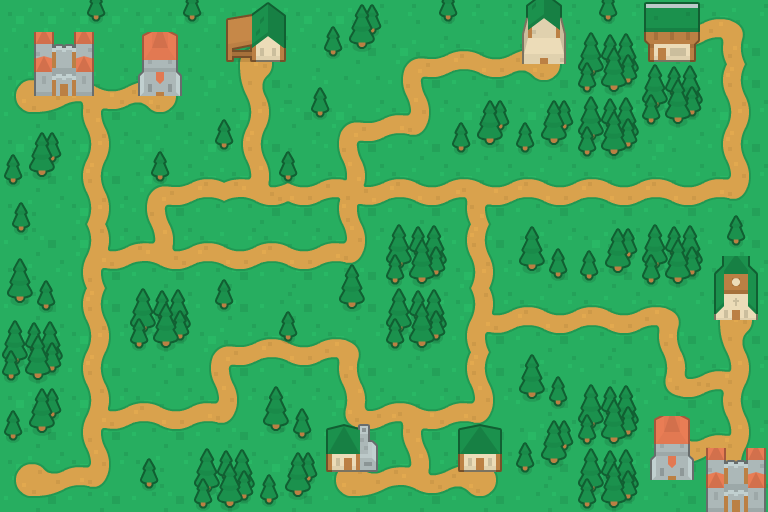

The image is a tile-based game level rendered from a .tmx file. Its description and complete source (layers, tilesets, objects, tile grids) follow:
An orthogonal 24x16 tile map with 32x32 px tiles, 2 tile layers (Tile Layer 1, Tile Layer 2).

<map version="1.5" tiledversion="1.7.2" orientation="orthogonal" renderorder="right-down" width="24" height="16" tilewidth="32" tileheight="32" infinite="0" nextlayerid="7" nextobjectid="1">
 <tileset firstgid="1" source="squareTileset.tsx" />
 <layer id="1" name="Tile Layer 1" width="24" height="16">
  <data encoding="csv">
57,57,57,57,57,57,57,57,57,57,58,58,58,58,58,58,58,58,58,58,405,406,237,238,
112,112,112,112,112,112,112,411,412,112,113,113,234,235,72,73,240,241,726,727,460,461,292,293,
405,406,78,79,240,241,57,466,467,58,112,112,289,290,127,128,295,296,781,782,726,727,124,125,
460,461,133,134,295,296,112,69,70,113,234,235,402,403,723,724,723,724,726,727,781,782,69,70,
57,58,69,70,57,58,57,124,125,58,289,290,457,458,778,779,778,779,781,782,57,58,124,125,
112,113,124,125,234,235,72,81,82,73,75,76,72,73,78,79,72,73,72,73,72,73,402,403,
57,58,69,70,289,290,127,136,137,128,130,131,127,128,133,134,127,128,127,128,127,128,457,458,
112,113,246,247,81,82,72,73,72,73,402,403,112,113,124,125,112,113,112,113,112,113,112,113,
57,58,301,302,136,137,127,128,127,128,457,458,57,58,69,70,57,58,57,58,57,58,57,58,
112,113,124,125,112,113,112,113,112,113,112,113,112,113,246,247,72,73,72,73,237,238,411,412,
57,58,69,70,57,58,234,235,72,73,237,238,57,58,301,302,127,128,127,128,292,293,466,467,
112,113,124,125,112,113,289,290,127,128,292,293,112,113,124,125,112,113,112,113,399,400,243,244,
57,58,246,247,72,73,402,403,57,58,399,400,78,79,402,403,57,58,57,58,454,455,298,299,
112,113,301,302,127,128,457,458,112,113,454,455,133,134,457,458,112,113,112,113,405,406,243,244,
405,406,402,403,57,58,57,58,57,58,405,406,81,82,240,241,57,58,57,58,460,461,298,299,
460,461,457,458,112,113,112,113,112,113,460,461,136,137,295,296,112,113,112,113,112,113,57,58
</data>
 </layer>
 <layer id="5" name="Tile Layer 2" width="24" height="16">
  <data encoding="csv">
0,0,625,626,0,625,626,1074,1075,0,723,724,0,625,626,0,490,491,625,626,432,433,0,0,
0,160,161,0,157,158,0,1129,1130,0,778,779,0,0,0,0,438,439,0,0,487,488,0,0,
0,270,271,0,267,268,0,0,0,570,571,0,0,0,0,0,0,0,0,0,0,0,0,0,
0,0,0,0,0,0,570,571,0,625,626,0,0,0,0,0,0,0,0,0,0,0,0,0,
723,724,0,0,570,571,625,626,570,571,0,0,0,0,0,0,0,0,0,0,0,0,0,0,
778,779,0,0,625,626,0,0,625,626,0,0,0,0,0,0,0,0,0,0,0,0,0,0,
717,718,0,0,0,0,0,0,0,0,0,0,0,0,0,0,0,0,0,0,0,0,570,571,
772,773,0,0,0,0,0,0,0,0,0,0,726,727,0,0,720,721,723,724,726,727,625,626,
720,721,0,0,0,0,570,571,0,0,573,574,781,782,0,0,775,776,778,779,781,782,154,155,
775,776,0,0,726,727,625,626,570,571,628,629,726,727,0,0,0,0,0,0,0,0,264,265,
726,727,0,0,781,782,0,0,625,626,0,0,781,782,0,0,0,0,0,0,0,0,0,0,
781,782,0,0,0,0,0,0,0,0,0,0,0,0,0,0,720,721,0,0,0,0,0,0,
723,724,0,0,0,0,0,0,720,721,0,0,0,0,0,0,775,776,726,727,0,0,0,0,
778,779,0,0,0,0,0,0,775,776,1071,1072,0,0,1065,1066,723,724,781,782,157,158,0,0,
0,0,0,0,717,718,726,727,723,724,1126,1127,0,0,1120,1121,778,779,726,727,267,268,160,161,
0,0,0,0,772,773,781,782,778,779,0,0,0,0,0,0,0,0,781,782,0,0,270,271
</data>
 </layer>
</map>
